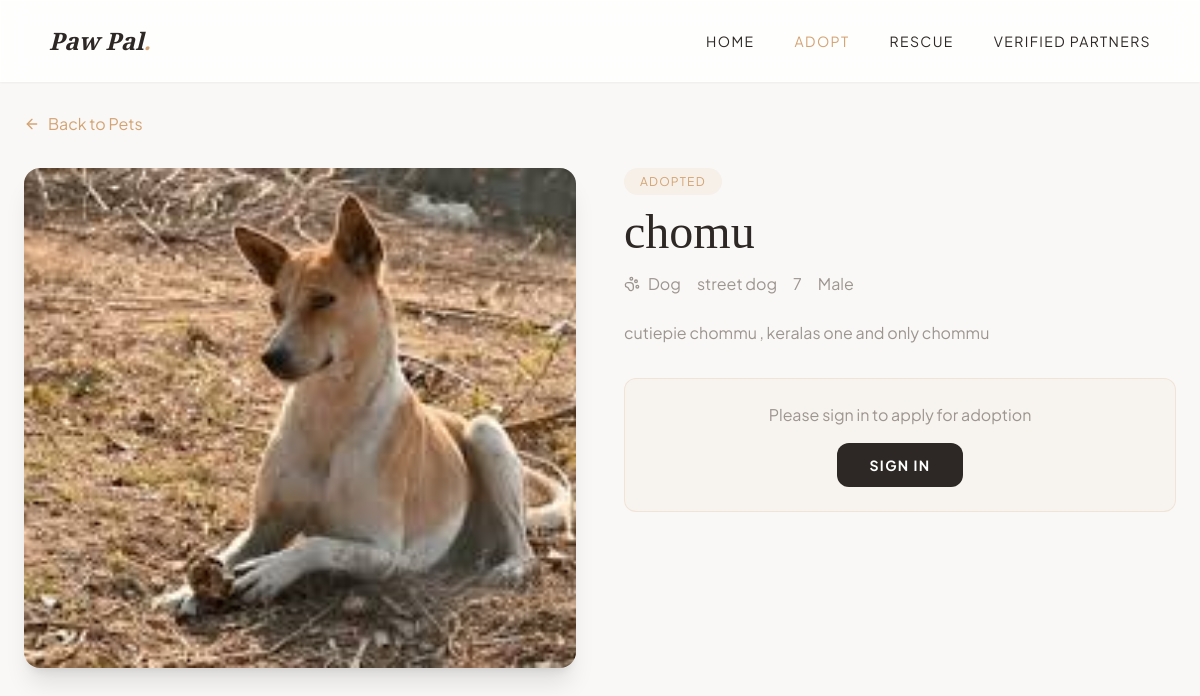
Page /adopt-apply.php?pet=7 on the earlier database version.
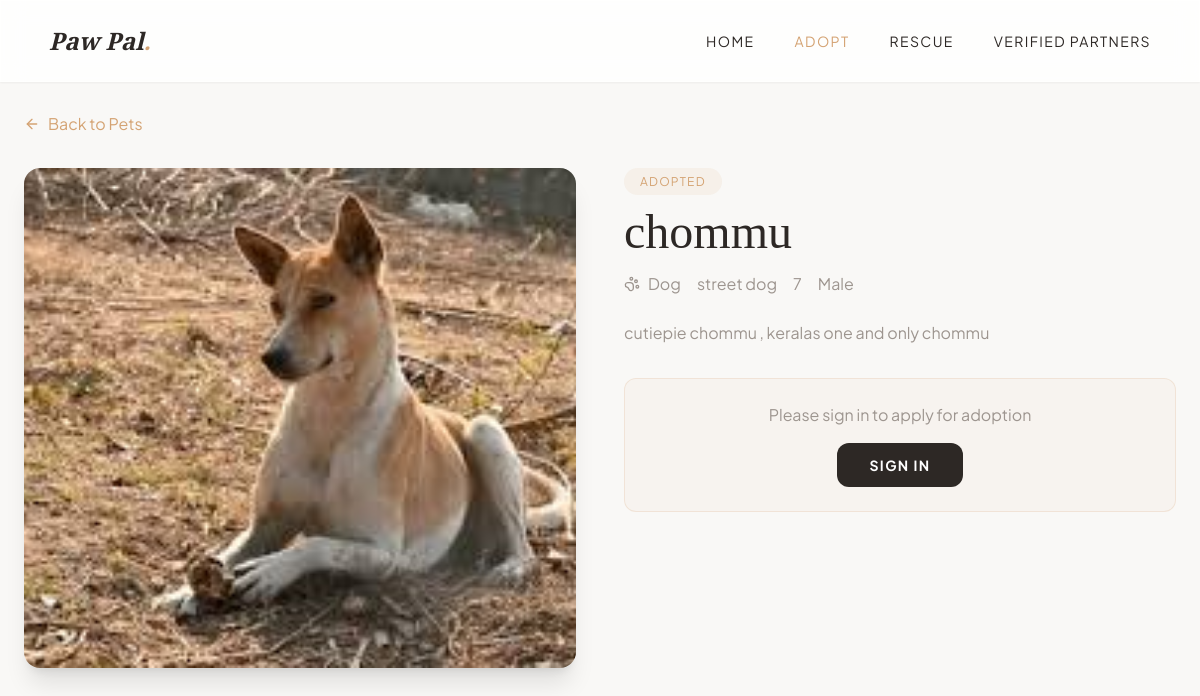
Same page on the later database version.
### tables this page shows
CREATE TABLE `pets` (
  `id` int(11) NOT NULL,
  `name` varchar(50) NOT NULL,
  `type` enum('dog','cat','bird','other') NOT NULL,
  `breed` varchar(50) DEFAULT NULL,
  `age` varchar(20) DEFAULT NULL,
  `gender` enum('Male','Female') NOT NULL,
  `description` text DEFAULT NULL,
  `image` varchar(255) DEFAULT 'default_pet.jpg',
  `status` enum('Available','Adopted','Pending') DEFAULT 'Available',
  `added_by` int(11) DEFAULT NULL,
  `added_at` timestamp NOT NULL DEFAULT current_timestamp()
);

### adopt-apply.php (the view, shortened to what the changed rows need)
<?php
include 'config.php';
$petId = (int) $_GET['pet'];
$pet = $conn->query("SELECT p.*, u.username as owner_name, u.address as owner_address FROM pets p LEFT JOIN users u ON p.added_by = u.id WHERE p.id=$petId")->fetch_assoc();
$message = "";
?>
<!DOCTYPE html>
<html lang="en" class="scroll-smooth">
<head>
    <script src="https://cdn.tailwindcss.com"></script>
</head>
<body class="font-sans text-paw-dark antialiased bg-paw-bg transition-colors duration-300">
    <section class="pt-28 pb-20 px-6">
        <div class="max-w-6xl mx-auto">
            <?php if ($message === 'success'): ?>
                <div class="bg-green-50 border border-green-200 rounded-2xl p-12 text-center max-w-2xl mx-auto">
                    <div class="w-20 h-20 bg-green-100 rounded-full flex items-center justify-center mx-auto mb-6">
                        <i data-lucide="check-circle" class="w-10 h-10 text-green-600"></i>
                    </div>
                    <h2 class="font-serif text-4xl text-green-800 mb-4">Application Submitted!</h2>
                    <p class="text-green-700 mb-6">Thank you for your interest in adopting
                        <?php echo htmlspecialchars($pet['name']); ?>. We'll review your application and contact you soon.
                    </p>
                    <a href="adopt.php"
                        class="inline-flex items-center gap-2 px-8 py-3 bg-paw-accent text-white rounded-xl text-sm uppercase tracking-widest font-bold">
                        Browse More Pets
                    </a>
                </div>
            <?php else: ?>
                <div class="grid grid-cols-1 lg:grid-cols-2 gap-12">
                    <div class="rounded-2xl overflow-hidden shadow-xl h-[500px]">
                        <img src="<?php echo file_exists('uploads/pets/' . $pet['image']) ? 'uploads/pets/' . rawurlencode($pet['image']) : 'https://images.unsplash.com/photo-1587300003388-59208cc962cb?w=800'; ?>"
                            alt="<?php echo htmlspecialchars($pet['name']); ?>" class="w-full h-full object-cover">
                    </div>
                    <div>
                        <span
                            class="px-4 py-1.5 bg-paw-accent/10 text-paw-accent text-xs uppercase tracking-widest rounded-full">
                            <?php echo $pet['status']; ?>
                        </span>
                        <h1 class="font-serif text-5xl mt-4 mb-4">
                            <?php echo htmlspecialchars($pet['name']); ?>
                        </h1>
                        <div class="flex flex-wrap gap-4 mb-6">
                            <span class="flex items-center gap-2 text-paw-gray">
                                <i data-lucide="paw-print" class="w-4 h-4"></i> <?php echo ucfirst($pet['type']); ?>
                            </span>
                            <span class="text-paw-gray"><?php echo htmlspecialchars($pet['breed']); ?></span>
                            <span class="text-paw-gray"><?php echo htmlspecialchars($pet['age']); ?></span>
                            <span class="text-paw-gray"><?php echo $pet['gender']; ?></span>
                        </div>
                        <p class="text-paw-gray leading-relaxed mb-8">
                            <?php echo nl2br(htmlspecialchars($pet['description'])); ?>
                        </p>
                        <?php if (!isset($_SESSION['user_id'])): ?>
                            <div class="bg-paw-accent/5 border border-paw-accent/20 rounded-xl p-6 text-center">
                                <p class="text-paw-gray mb-4">Please sign in to apply for adoption</p>
                                <a href="login.php"
                                    class="inline-flex items-center gap-2 px-8 py-3 bg-paw-dark text-white rounded-xl text-sm uppercase tracking-widest font-bold hover:bg-paw-accent transition-colors">
                                    Sign In
                                </a>
                            </div>
                        <?php endif; ?>
                    </div>
                </div>
            <?php endif; ?>
        </div>
    </section>
</body>
</html>

Differences in the rows shown:
changed pets "Dog": name "chomu" → "chommu"
